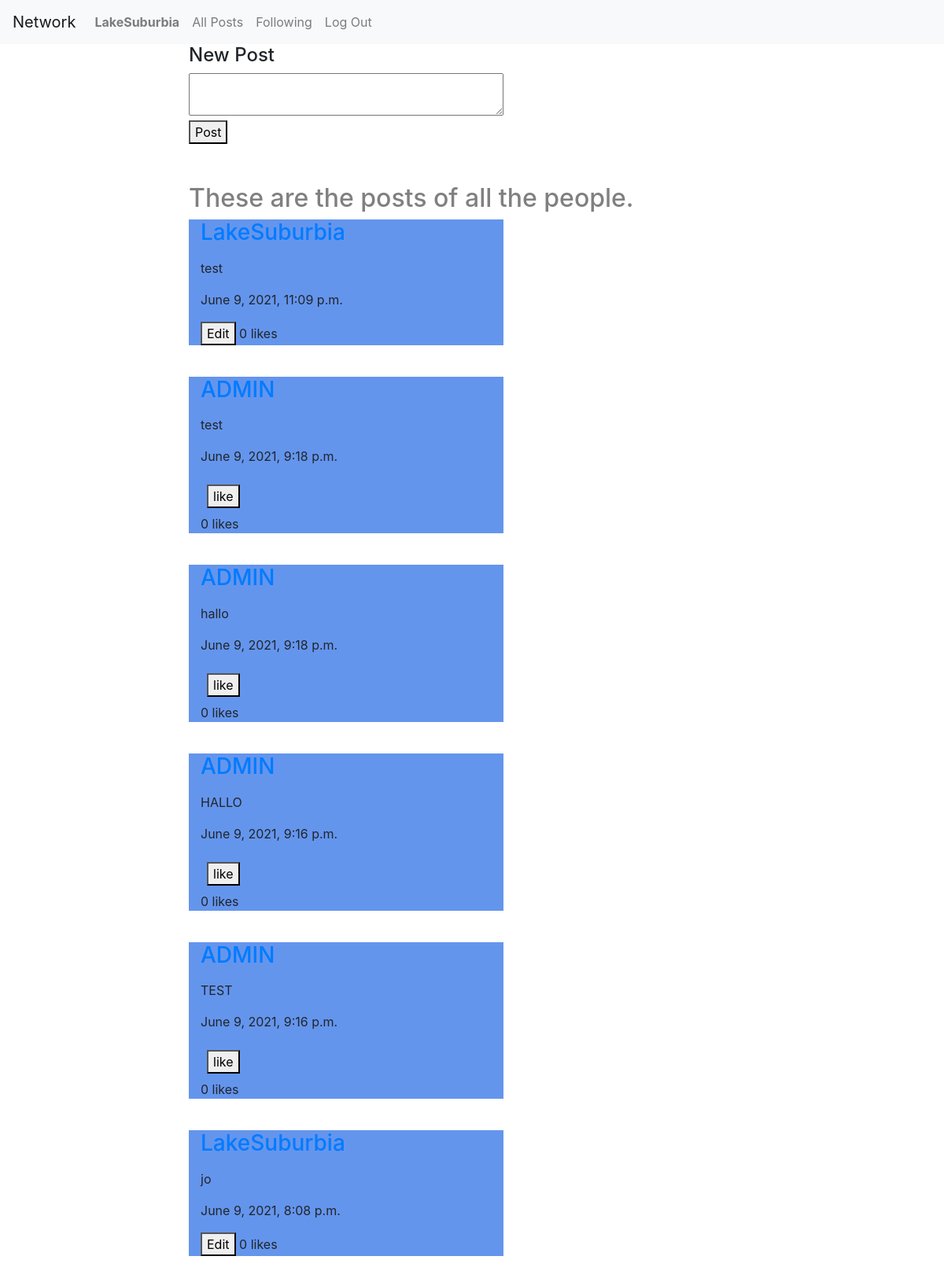
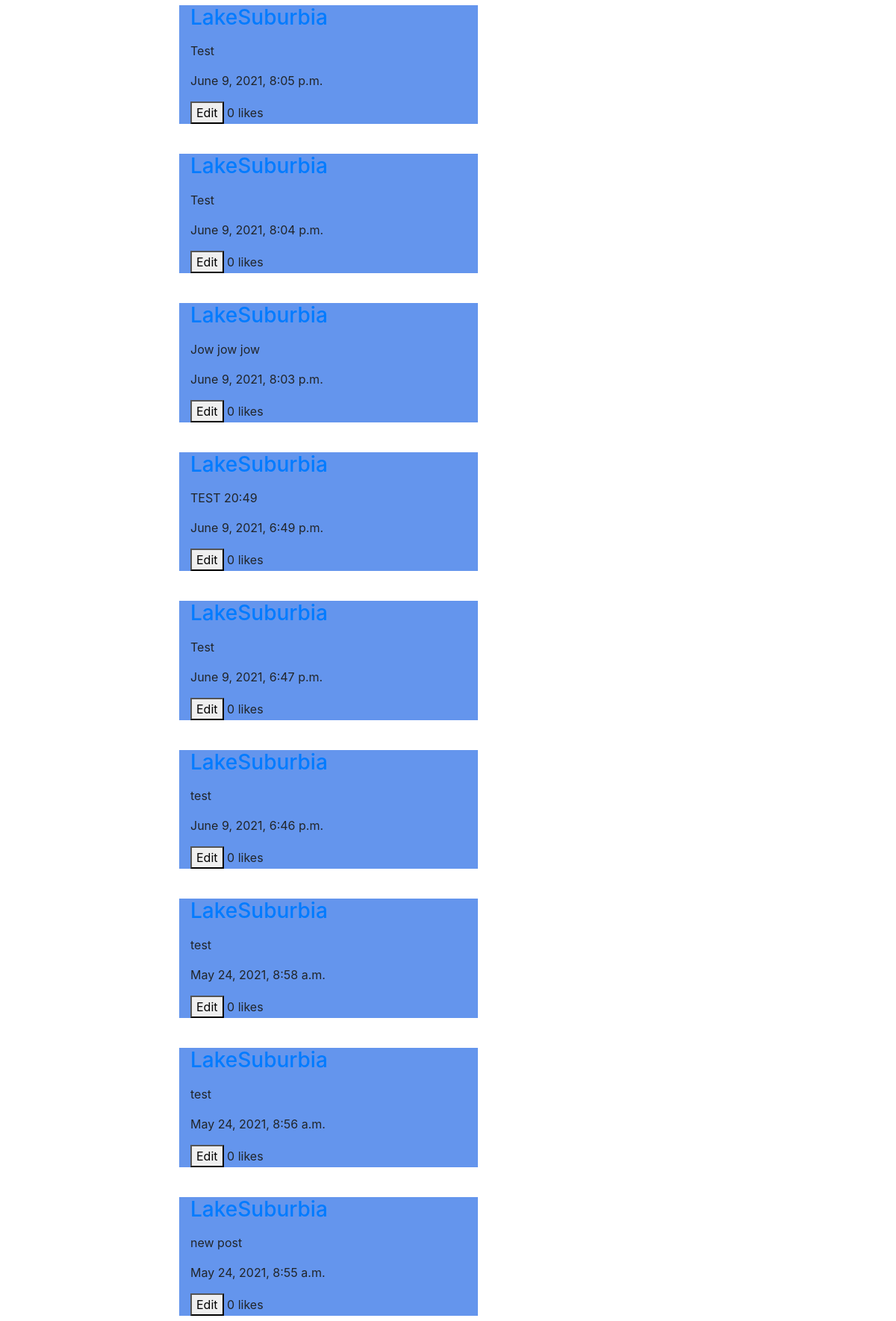
Screenshot of / (signed in, upper part) with the database file from the repository (2 pictures, top to bottom).
### network/models.py (models this page shows)
class User(AbstractUser):
    pass

class Post(models.Model):
    poster = models.ForeignKey('User', on_delete=models.CASCADE)
    body = models.TextField(max_length=140)
    timestamp = models.DateTimeField(auto_now_add=True)
    like = models.IntegerField(default=0)

### network/views.py (the view)
# urls.py: path("", views.index, name="index"),
def index(request):
    posts = Post.objects.all().order_by("-timestamp")
    return render_posts(request, posts, True)

### network/views.py (called while the page is built)
def extend_posts(request, posts):
    likes = Likes.objects.filter(liker = request.user)
    for post in posts:
        post.liked = False
        for like in likes:
            if post == like.liked:
                post.liked = True
    return posts

def render_posts(request, posts, frontpage):
    posts = extend_posts(request, posts)
    return render(request, "network/index.html", {
        'posts': posts,
        'frontpage': frontpage,
        })

### network/templates/network/index.html
{% extends "network/layout.html" %}
{% block body %}
    {% if user.is_authenticated and frontpage %}
        {% include 'network/newpost.html' %}
        <h2 id="message"> These are the posts of all the people.</h2>
    {% else %}
    <h2 id="message"> These are the posts of the people you follow.</h2>
    {% endif %}
    {% include 'network/posts.html' %}
{% endblock %}

### network/templates/network/layout.html (shortened to what this page needs)
{% load static %}
<!DOCTYPE html>
<html lang="en">
    <head>
        <link rel="stylesheet" href="https://stackpath.bootstrapcdn.com/bootstrap/4.4.1/css/bootstrap.min.css">
        <link href="{% static 'network/styles.css' %}" rel="stylesheet">
    </head>
    <body>
        <nav class="navbar navbar-expand-lg navbar-light bg-light">
            <a id="network" class="navbar-brand" href="{% url 'index' %}">Network</a>
            <div>
              <ul class="navbar-nav mr-auto">
                {% if user.is_authenticated %}
                    <li class="nav-item">
                        <a id="profile"class="nav-link" href="{% url 'user' user.id %}"><strong>{{ user.username }}</strong></a>
                    </li>
                {% endif %}
                <li class="nav-item">
                  <a id="allposts" class="nav-link" href="{% url 'index' %}">All Posts</a>
                </li>
                {% if user.is_authenticated %}
                    <li class="nav-item">
                        <a id="following"class="nav-link" href="{% url 'following' %}">Following</a>
                    </li>
                    <li class="nav-item">
                        <a class="nav-link" href="{% url 'logout' %}">Log Out</a>
                    </li>
                {% endif %}
              </ul>
            </div>
          </nav>
        <div class="body">
            {% block body %}
            {% endblock %}
        </div>
    </body>
</html>

### network/templates/network/posts.html (shortened to what this page needs)
{% load static %}
<link rel="stylesheet" href="https://stackpath.bootstrapcdn.com/bootstrap/4.4.1/css/bootstrap.min.css">
<link href="{% static 'network/styles.css' %}" rel="stylesheet">
<div id="posts-view">
    {% for post in posts%}
    <div class="col post">
        <a href="{% url 'user' post.poster.id%}"><h3>{{post.poster.username}}</h3></a>  {{post.body}} </p>
        <p class='timestamp'>{{post.timestamp}}</p>
        <p>
        {% if post.poster.id == user.id %}
                <button href="{% url 'edit' post.id %}">Edit</button>
        {% else %}
        {% if user.is_authenticated %}
        <div class="p-2 bd-highlight">
            <button id="likebutton{{post.id}}" data-id={{post.id}} onload="set(dataset.id)" onclick="like(dataset.id)">
                {% if post.liked %}
                    unlike
                {% else %}
                    like
                {% endif %}
            </button>
        </div>
        {% endif %}
        {% endif %}
        <span id="likecount{{post.id}}">{{post.like}}</span> likes
        </p>
    </div>
    <br />
    {% endfor %}
</div>

### network/static/network/styles.css (style rules this page uses)
#message { margin-left: 20%; text-emphasis: italic; color: gray; text-decoration: italic; }
.timestamp { text-emphasis: italic; text-decoration: grey; font-size: 8; }
.post { margin-left: 20%; max-width: 400px; background-color:cornflowerblue; }

### rows the page displays
User: username "LakeSuburbia"
Post: poster.username "LakeSuburbia", body "test", timestamp "June 9, 2021, 11:09 p.m.", shows "Edit", like "0"
Post: poster.username "ADMIN", body "test", timestamp "June 9, 2021, 9:18 p.m.", shows "like", like "0"
Post: poster.username "ADMIN", body "hallo", timestamp "June 9, 2021, 9:18 p.m.", shows "like", like "0"
Post: poster.username "ADMIN", body "HALLO", timestamp "June 9, 2021, 9:16 p.m.", shows "like", like "0"
Post: poster.username "ADMIN", body "TEST", timestamp "June 9, 2021, 9:16 p.m.", shows "like", like "0"
Post: poster.username "LakeSuburbia", body "jo", timestamp "June 9, 2021, 8:08 p.m.", shows "Edit", like "0"
Post: poster.username "LakeSuburbia", body "Test", timestamp "June 9, 2021, 8:05 p.m.", shows "Edit", like "0"
Post: poster.username "LakeSuburbia", body "Test", timestamp "June 9, 2021, 8:04 p.m.", shows "Edit", like "0"
Post: poster.username "LakeSuburbia", body "Jow jow jow", timestamp "June 9, 2021, 8:03 p.m.", shows "Edit", like "0"
Post: poster.username "LakeSuburbia", body "TEST 20:49", timestamp "June 9, 2021, 6:49 p.m.", shows "Edit", like "0"
Post: poster.username "LakeSuburbia", body "Test", timestamp "June 9, 2021, 6:47 p.m.", shows "Edit", like "0"
Post: poster.username "LakeSuburbia", body "test", timestamp "June 9, 2021, 6:46 p.m.", shows "Edit", like "0"
Post: poster.username "LakeSuburbia", body "test", timestamp "May 24, 2021, 8:58 a.m.", shows "Edit", like "0"
Post: poster.username "LakeSuburbia", body "test", timestamp "May 24, 2021, 8:56 a.m.", shows "Edit", like "0"
Post: poster.username "LakeSuburbia", body "new post", timestamp "May 24, 2021, 8:55 a.m.", shows "Edit", like "0"
